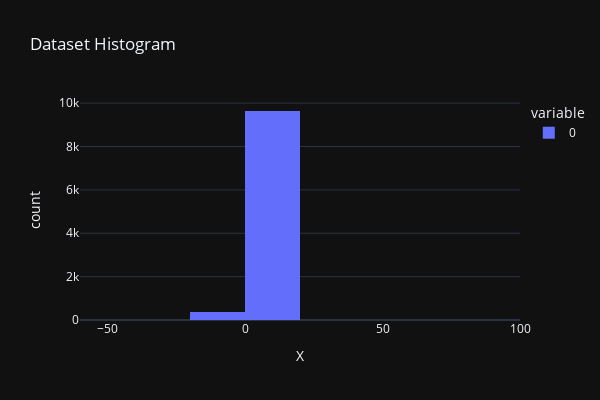

Source (notebook cell):
### Code cell
px.histogram(X[:, 0], nbins=10, title="Dataset Histogram", labels={"value": "X"}, width=600, height=400).show()

### Figure 1 — Plotly figure (JSON) as saved in the notebook; plotly's stock layout.template omitted (floating-point values rounded to 4 significant figures; data arrays with more than 128 entries replaced by an {"elided": "..."} marker saying what was removed)
{"data": [{"bingroup": "x", "hovertemplate": "variable=0<br>X=%{x}<br>count=%{y}<extra></extra>", "legendgroup": "0", "marker": {"color": "#636efa", "pattern": {"shape": ""}}, "name": "0", "nbinsx": 10, "orientation": "v", "showlegend": true, "x": {"elided": "10000 float values"}, "xaxis": "x", "yaxis": "y", "type": "histogram"}], "layout": {"xaxis": {"anchor": "y", "domain": [0.0, 1.0], "title": {"text": "X"}}, "yaxis": {"anchor": "x", "domain": [0.0, 1.0], "title": {"text": "count"}}, "legend": {"title": {"text": "variable"}, "tracegroupgap": 0}, "title": {"text": "Dataset Histogram"}, "barmode": "relative", "height": 400, "width": 600}}
